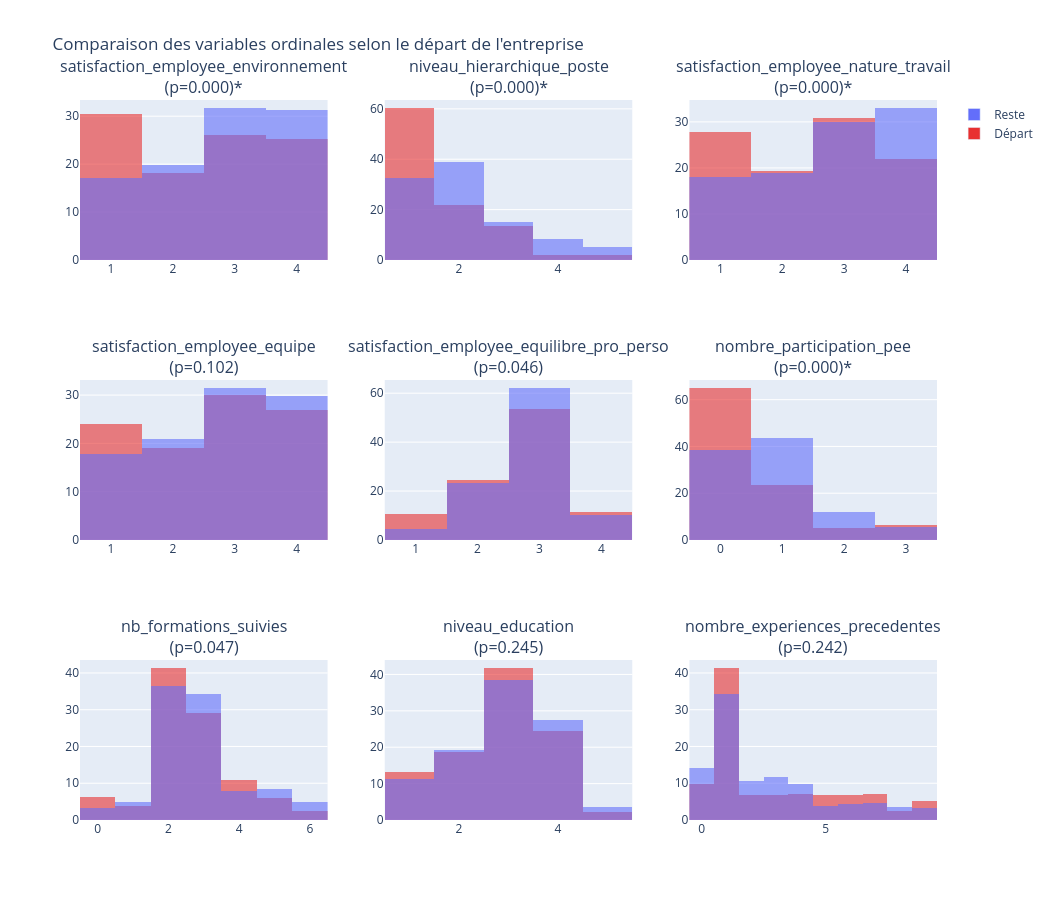

The notebook cell saved with this chart:
### Code cell
# =========================================================
# GRAPHIQUE 2 : HISTOGRAMMES POUR LES VARIABLES ORDINALES
# =========================================================

color_map = {0: "#636EFA", 1: "#E83030"}
label_map = {0: "Reste", 1: "Départ"}

n_rows_hist = -(-len(ordinal_columns) // n_cols)

fig_hist = sp.make_subplots(rows=n_rows_hist, cols=n_cols, subplot_titles=ordinal_columns)

for idx, col in enumerate(ordinal_columns):
    row = idx // n_cols + 1
    col_pos = idx % n_cols + 1

    group_pos = df.loc[df[target_column] == positive_label, col].dropna()
    group_neg = df.loc[df[target_column] == negative_label, col].dropna()

    stat, p_value = mannwhitneyu(group_pos, group_neg, alternative="two-sided")
    p_values[col] = p_value

    hist_fig = px.histogram(
        df, x=col, color=target_column,
        color_discrete_map=color_map,  # force les mêmes couleurs que le graphique 3
        opacity=0.6,
        histnorm="percent"
    )
    for trace in hist_fig.data:
        trace.showlegend = False  # légende gérée séparément, pas ici
        fig_hist.add_trace(trace, row=row, col=col_pos)

    marker = "*" if p_value < corrected_alpha else ""
    fig_hist.layout.annotations[idx].text = f"{col}<br>(p={p_value:.3f}){marker}"

# traces fantômes pour la légende personnalisée (identique au graphique 3)
for group_value, label in label_map.items():
    fig_hist.add_trace(
        go.Bar(
            x=[None], y=[None],
            marker_color=color_map[group_value],
            name=label,
            showlegend=True
        )
    )

fig_hist.update_layout(
    height=300 * n_rows_hist, width=350 * n_cols,
    title_text="Comparaison des variables ordinales selon le départ de l'entreprise",
    barmode="overlay",
)
fig_hist.show()

### Figure 1 — Plotly figure (JSON) as saved in the notebook; plotly's stock layout.template omitted (floating-point values rounded to 4 significant figures; data arrays with more than 128 entries replaced by an {"elided": "..."} marker saying what was removed)
{"data": [{"bingroup": "x", "histnorm": "percent", "hovertemplate": "a_quitte_l_entreprise=1<br>satisfaction_employee_environnement=%{x}<br>percent=%{y}<extra></extra>", "legendgroup": "1", "marker": {"color": "#E83030", "opacity": 0.6, "pattern": {"shape": ""}}, "name": "1", "orientation": "v", "showlegend": false, "type": "histogram", "x": {"elided": "237 int values"}, "xaxis": "x", "yaxis": "y"}, {"bingroup": "x", "histnorm": "percent", "hovertemplate": "a_quitte_l_entreprise=0<br>satisfaction_employee_environnement=%{x}<br>percent=%{y}<extra></extra>", "legendgroup": "0", "marker": {"color": "#636EFA", "opacity": 0.6, "pattern": {"shape": ""}}, "name": "0", "orientation": "v", "showlegend": false, "type": "histogram", "x": {"elided": "1233 int values"}, "xaxis": "x", "yaxis": "y"}, {"bingroup": "x", "histnorm": "percent", "hovertemplate": "a_quitte_l_entreprise=1<br>niveau_hierarchique_poste=%{x}<br>percent=%{y}<extra></extra>", "legendgroup": "1", "marker": {"color": "#E83030", "opacity": 0.6, "pattern": {"shape": ""}}, "name": "1", "orientation": "v", "showlegend": false, "type": "histogram", "x": {"elided": "237 int values"}, "xaxis": "x2", "yaxis": "y2"}, {"bingroup": "x", "histnorm": "percent", "hovertemplate": "a_quitte_l_entreprise=0<br>niveau_hierarchique_poste=%{x}<br>percent=%{y}<extra></extra>", "legendgroup": "0", "marker": {"color": "#636EFA", "opacity": 0.6, "pattern": {"shape": ""}}, "name": "0", "orientation": "v", "showlegend": false, "type": "histogram", "x": {"elided": "1233 int values"}, "xaxis": "x2", "yaxis": "y2"}, {"bingroup": "x", "histnorm": "percent", "hovertemplate": "a_quitte_l_entreprise=1<br>satisfaction_employee_nature_travail=%{x}<br>percent=%{y}<extra></extra>", "legendgroup": "1", "marker": {"color": "#E83030", "opacity": 0.6, "pattern": {"shape": ""}}, "name": "1", "orientation": "v", "showlegend": false, "type": "histogram", "x": {"elided": "237 int values"}, "xaxis": "x3", "yaxis": "y3"}, {"bingroup": "x", "histnorm": "percent", "hovertemplate": "a_quitte_l_entreprise=0<br>satisfaction_employee_nature_travail=%{x}<br>percent=%{y}<extra></extra>", "legendgroup": "0", "marker": {"color": "#636EFA", "opacity": 0.6, "pattern": {"shape": ""}}, "name": "0", "orientation": "v", "showlegend": false, "type": "histogram", "x": {"elided": "1233 int values"}, "xaxis": "x3", "yaxis": "y3"}, {"bingroup": "x", "histnorm": "percent", "hovertemplate": "a_quitte_l_entreprise=1<br>satisfaction_employee_equipe=%{x}<br>percent=%{y}<extra></extra>", "legendgroup": "1", "marker": {"color": "#E83030", "opacity": 0.6, "pattern": {"shape": ""}}, "name": "1", "orientation": "v", "showlegend": false, "type": "histogram", "x": {"elided": "237 int values"}, "xaxis": "x4", "yaxis": "y4"}, {"bingroup": "x", "histnorm": "percent", "hovertemplate": "a_quitte_l_entreprise=0<br>satisfaction_employee_equipe=%{x}<br>percent=%{y}<extra></extra>", "legendgroup": "0", "marker": {"color": "#636EFA", "opacity": 0.6, "pattern": {"shape": ""}}, "name": "0", "orientation": "v", "showlegend": false, "type": "histogram", "x": {"elided": "1233 int values"}, "xaxis": "x4", "yaxis": "y4"}, {"bingroup": "x", "histnorm": "percent", "hovertemplate": "a_quitte_l_entreprise=1<br>satisfaction_employee_equilibre_pro_perso=%{x}<br>percent=%{y}<extra></extra>", "legendgroup": "1", "marker": {"color": "#E83030", "opacity": 0.6, "pattern": {"shape": ""}}, "name": "1", "orientation": "v", "showlegend": false, "type": "histogram", "x": {"elided": "237 int values"}, "xaxis": "x5", "yaxis": "y5"}, {"bingroup": "x", "histnorm": "percent", "hovertemplate": "a_quitte_l_entreprise=0<br>satisfaction_employee_equilibre_pro_perso=%{x}<br>percent=%{y}<extra></extra>", "legendgroup": "0", "marker": {"color": "#636EFA", "opacity": 0.6, "pattern": {"shape": ""}}, "name": "0", "orientation": "v", "showlegend": false, "type": "histogram", "x": {"elided": "1233 int values"}, "xaxis": "x5", "yaxis": "y5"}, {"bingroup": "x", "histnorm": "percent", "hovertemplate": "a_quitte_l_entreprise=1<br>nombre_participation_pee=%{x}<br>percent=%{y}<extra></extra>", "legendgroup": "1", "marker": {"color": "#E83030", "opacity": 0.6, "pattern": {"shape": ""}}, "name": "1", "orientation": "v", "showlegend": false, "type": "histogram", "x": {"elided": "237 int values"}, "xaxis": "x6", "yaxis": "y6"}, {"bingroup": "x", "histnorm": "percent", "hovertemplate": "a_quitte_l_entreprise=0<br>nombre_participation_pee=%{x}<br>percent=%{y}<extra></extra>", "legendgroup": "0", "marker": {"color": "#636EFA", "opacity": 0.6, "pattern": {"shape": ""}}, "name": "0", "orientation": "v", "showlegend": false, "type": "histogram", "x": {"elided": "1233 int values"}, "xaxis": "x6", "yaxis": "y6"}, {"bingroup": "x", "histnorm": "percent", "hovertemplate": "a_quitte_l_entreprise=1<br>nb_formations_suivies=%{x}<br>percent=%{y}<extra></extra>", "legendgroup": "1", "marker": {"color": "#E83030", "opacity": 0.6, "pattern": {"shape": ""}}, "name": "1", "orientation": "v", "showlegend": false, "type": "histogram", "x": {"elided": "237 int values"}, "xaxis": "x7", "yaxis": "y7"}, {"bingroup": "x", "histnorm": "percent", "hovertemplate": "a_quitte_l_entreprise=0<br>nb_formations_suivies=%{x}<br>percent=%{y}<extra></extra>", "legendgroup": "0", "marker": {"color": "#636EFA", "opacity": 0.6, "pattern": {"shape": ""}}, "name": "0", "orientation": "v", "showlegend": false, "type": "histogram", "x": {"elided": "1233 int values"}, "xaxis": "x7", "yaxis": "y7"}, {"bingroup": "x", "histnorm": "percent", "hovertemplate": "a_quitte_l_entreprise=1<br>niveau_education=%{x}<br>percent=%{y}<extra></extra>", "legendgroup": "1", "marker": {"color": "#E83030", "opacity": 0.6, "pattern": {"shape": ""}}, "name": "1", "orientation": "v", "showlegend": false, "type": "histogram", "x": {"elided": "237 int values"}, "xaxis": "x8", "yaxis": "y8"}, {"bingroup": "x", "histnorm": "percent", "hovertemplate": "a_quitte_l_entreprise=0<br>niveau_education=%{x}<br>percent=%{y}<extra></extra>", "legendgroup": "0", "marker": {"color": "#636EFA", "opacity": 0.6, "pattern": {"shape": ""}}, "name": "0", "orientation": "v", "showlegend": false, "type": "histogram", "x": {"elided": "1233 int values"}, "xaxis": "x8", "yaxis": "y8"}, {"bingroup": "x", "histnorm": "percent", "hovertemplate": "a_quitte_l_entreprise=1<br>nombre_experiences_precedentes=%{x}<br>percent=%{y}<extra></extra>", "legendgroup": "1", "marker": {"color": "#E83030", "opacity": 0.6, "pattern": {"shape": ""}}, "name": "1", "orientation": "v", "showlegend": false, "type": "histogram", "x": {"elided": "237 int values"}, "xaxis": "x9", "yaxis": "y9"}, {"bingroup": "x", "histnorm": "percent", "hovertemplate": "a_quitte_l_entreprise=0<br>nombre_experiences_precedentes=%{x}<br>percent=%{y}<extra></extra>", "legendgroup": "0", "marker": {"color": "#636EFA", "opacity": 0.6, "pattern": {"shape": ""}}, "name": "0", "orientation": "v", "showlegend": false, "type": "histogram", "x": {"elided": "1233 int values"}, "xaxis": "x9", "yaxis": "y9"}, {"marker": {"color": "#636EFA"}, "name": "Reste", "showlegend": true, "type": "bar", "x": [null], "y": [null]}, {"marker": {"color": "#E83030"}, "name": "Départ", "showlegend": true, "type": "bar", "x": [null], "y": [null]}], "layout": {"annotations": [{"font": {"size": 16}, "showarrow": false, "text": "satisfaction_employee_environnement<br>(p=0.000)*", "x": 0.1444, "xanchor": "center", "xref": "paper", "y": 1, "yanchor": "bottom", "yref": "paper"}, {"font": {"size": 16}, "showarrow": false, "text": "niveau_hierarchique_poste<br>(p=0.000)*", "x": 0.5, "xanchor": "center", "xref": "paper", "y": 1, "yanchor": "bottom", "yref": "paper"}, {"font": {"size": 16}, "showarrow": false, "text": "satisfaction_employee_nature_travail<br>(p=0.000)*", "x": 0.8556, "xanchor": "center", "xref": "paper", "y": 1, "yanchor": "bottom", "yref": "paper"}, {"font": {"size": 16}, "showarrow": false, "text": "satisfaction_employee_equipe<br>(p=0.102)", "x": 0.1444, "xanchor": "center", "xref": "paper", "y": 0.6111, "yanchor": "bottom", "yref": "paper"}, {"font": {"size": 16}, "showarrow": false, "text": "satisfaction_employee_equilibre_pro_perso<br>(p=0.046)", "x": 0.5, "xanchor": "center", "xref": "paper", "y": 0.6111, "yanchor": "bottom", "yref": "paper"}, {"font": {"size": 16}, "showarrow": false, "text": "nombre_participation_pee<br>(p=0.000)*", "x": 0.8556, "xanchor": "center", "xref": "paper", "y": 0.6111, "yanchor": "bottom", "yref": "paper"}, {"font": {"size": 16}, "showarrow": false, "text": "nb_formations_suivies<br>(p=0.047)", "x": 0.1444, "xanchor": "center", "xref": "paper", "y": 0.2222, "yanchor": "bottom", "yref": "paper"}, {"font": {"size": 16}, "showarrow": false, "text": "niveau_education<br>(p=0.245)", "x": 0.5, "xanchor": "center", "xref": "paper", "y": 0.2222, "yanchor": "bottom", "yref": "paper"}, {"font": {"size": 16}, "showarrow": false, "text": "nombre_experiences_precedentes<br>(p=0.242)", "x": 0.8556, "xanchor": "center", "xref": "paper", "y": 0.2222, "yanchor": "bottom", "yref": "paper"}], "barmode": "overlay", "height": 900, "title": {"text": "Comparaison des variables ordinales selon le départ de l'entreprise"}, "width": 1050, "xaxis": {"anchor": "y", "domain": [0, 0.2889]}, "xaxis2": {"anchor": "y2", "domain": [0.3556, 0.6444]}, "xaxis3": {"anchor": "y3", "domain": [0.7111, 1]}, "xaxis4": {"anchor": "y4", "domain": [0, 0.2889]}, "xaxis5": {"anchor": "y5", "domain": [0.3556, 0.6444]}, "xaxis6": {"anchor": "y6", "domain": [0.7111, 1]}, "xaxis7": {"anchor": "y7", "domain": [0, 0.2889]}, "xaxis8": {"anchor": "y8", "domain": [0.3556, 0.6444]}, "xaxis9": {"anchor": "y9", "domain": [0.7111, 1]}, "yaxis": {"anchor": "x", "domain": [0.7778, 1]}, "yaxis2": {"anchor": "x2", "domain": [0.7778, 1]}, "yaxis3": {"anchor": "x3", "domain": [0.7778, 1]}, "yaxis4": {"anchor": "x4", "domain": [0.3889, 0.6111]}, "yaxis5": {"anchor": "x5", "domain": [0.3889, 0.6111]}, "yaxis6": {"anchor": "x6", "domain": [0.3889, 0.6111]}, "yaxis7": {"anchor": "x7", "domain": [0, 0.2222]}, "yaxis8": {"anchor": "x8", "domain": [0, 0.2222]}, "yaxis9": {"anchor": "x9", "domain": [0, 0.2222]}}}
